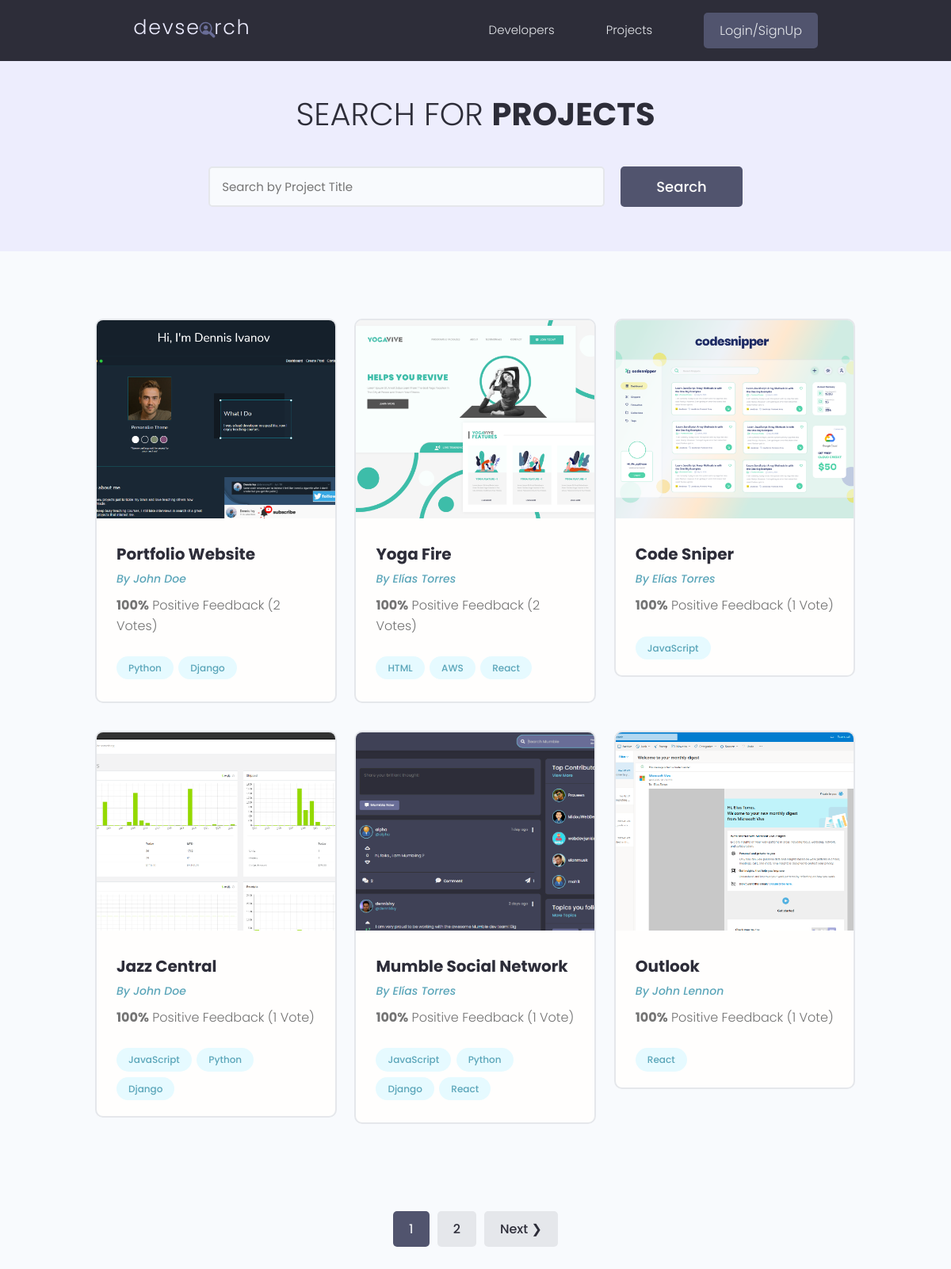
The app's page /project/ with its own data.
### project/models.py (models this page shows, shortened)
class Project(models.Model):
    id = models.UUIDField(default=uuid.uuid4,
                          primary_key=True, unique=True, editable=False)
    owner = models.ForeignKey(Developer, null=True,
                              blank=True, on_delete=models.CASCADE)
    title = models.CharField(max_length=200, unique=True)
    description = models.TextField(null=True, blank=True)
    featured_image = models.ImageField(
        null=True, blank=True, default='default.jpg')
    demo_link = models.CharField(max_length=2000, null=True, blank=True)
    source_link = models.CharField(max_length=2000, null=True, blank=True)
    tags = models.ManyToManyField('Tag', blank=True)
    vote_total = models.IntegerField(default=0, null=True, blank=True)
    vote_ratio = models.IntegerField(default=0, null=True, blank=True)
    created = models.DateTimeField(auto_now_add=True)
    class Meta:
        ordering = ['-vote_ratio']

class Tag(models.Model):
    id = models.UUIDField(default=uuid.uuid4,
                          primary_key=True, unique=True, editable=False)
    name = models.CharField(max_length=200)
    created = models.DateTimeField(auto_now_add=True)

### developer/models.py (models this page shows, shortened)
class Developer(models.Model):
    id = models.UUIDField(default=uuid.uuid4,
                          primary_key=True, unique=True, editable=False)
    user = models.OneToOneField(User, on_delete=models.CASCADE, null=True)
    name = models.CharField(max_length=200, blank=True, null=True)
    email = models.EmailField(max_length=200, blank=True, null=True)
    username = models.CharField(max_length=200, blank=True, null=True)
    location = models.CharField(max_length=200, blank=True, null=True)
    short_intro = models.CharField(max_length=200, blank=True, null=True)
    bio = models.TextField(blank=True, null=True)
    profile_image = models.ImageField(
        upload_to='profiles/', blank=True, null=True, default='profiles/user-default.png')
    social_github = models.CharField(max_length=200, blank=True, null=True)
    social_twitter = models.CharField(max_length=200, blank=True, null=True)
    social_linkedin = models.CharField(max_length=200, blank=True, null=True)
    social_youtube = models.CharField(max_length=200, blank=True, null=True)
    social_website = models.CharField(max_length=200, blank=True, null=True)
    social_stackoverflow = models.CharField(
        max_length=200, blank=True, null=True)
    created = models.DateTimeField(auto_now_add=True)

### project/views.py (the view)
# urls.py: path('', views.projects, name='projects'),
def projects(request):
    projects, search_query = search_projects(request)
    custom_range, projects = paginate(request, projects, 6)
    context = {'projects': projects,
               'search_query': search_query, 'custom_range': custom_range}
    template = 'project/projects.html'
    return render(request, template, context)

### utils.py (called while the page is built)
def paginate(request, queryset, results):
    page = request.GET.get('page', 1)
    paginator = Paginator(queryset, results)
    try:
        queryset = paginator.page(page)
    except PageNotAnInteger:
        queryset = paginator.page(1)
    except EmptyPage:
        queryset = paginator.page(paginator.num_pages)
    left_index = (int(page) - 3) if (int(page) - 3) > 0 else 1
    right_index = (int(page) + 3) if (int(page) +
                                      3) < paginator.num_pages else paginator.num_pages
    custom_range = range(left_index, right_index + 1)
    return custom_range, queryset

def search_projects(request):
    search_query = ''
    if request.GET.get('search_query'):
        search_query = request.GET.get('search_query')
    tags = Tag.objects.filter(name__icontains=search_query)
    project = Project.objects.distinct().filter(
        Q(title__icontains=search_query) |
        Q(description__icontains=search_query) |
        Q(owner__name__icontains=search_query) |
        Q(tags__in=tags)
    ).order_by('-vote_ratio', '-vote_total', 'title')
    return project, search_query

### project/templates/project/projects.html (shortened to what this page needs)
{% extends 'main.html' %}
{% block content %}
<main class="projects">
    <section class="hero-section text-center">
        <div class="container container--narrow">
            <div class="hero-section__box">
                <h2>Search for <span>Projects</span></h2>
            </div>
            <div class="hero-section__search">
                <form class="form" action="{% url 'project:projects' %}" method="get">
                    <div class="form__field">
                        <input class="input input--text" id="formInput#search" type="text" name="search_query"
                            value="{{search_query}}" placeholder="Search by Project Title" />
                    </div>
                    <input class="btn btn--sub btn--lg" type="submit" value="Search" />
                </form>
            </div>
        </div>
    </section>
    <section class="projectsList">
        <div class="container">
            <div class="grid grid--three">
                {% for project in projects %}
                <div class="column">
                    <div class="card project">
                        <a href="{% url 'project:project' project.id %}" class="project">
                            <img class="project__thumbnail" src="{{ project.featured_image.url }}"
                                alt="project thumbnail" />
                            <div class="card__body">
                                <h3 class="project__title">{{project.title}}</h3>
                                <p>
                                    <a class="project__author" href="{% url 'developer:profile' project.owner.id %}">
                                        By {{project.owner.name}}
                                    </a>
                                </p>
                                <p class="project--rating">
                                    <span style="font-weight: bold;">{{ project.vote_ratio }}%</span> Positive
                                    Feedback ({{ project.vote_total }} Vote{{project.vote_total|pluralize:"s"}})
                                </p>
                                <div class="project__tags">
                                    {% for tag in project.tags.all %}
                                    <span class="tag tag--pill tag--main">
                                        <small>{{ tag.name }}</small>
                                    </span>
                                    {% endfor %}
                                </div>
                            </div>
                        </a>
                    </div>
                </div>
                {% endfor %}
            </div>
        </div>
    </section>
    {% include 'pagination.html' with queryset=projects custom_range=custom_range %}
</main>
{% endblock content %}

### static/styles/app.css (style rules this page uses)
:root { --color-sub: #2d2d39; }
.btn--sub { background-color: var(--color-sub-light); }
.card { border: 2px solid var(--color-light); }
img { width: 100%; }
.hero-section { height: 40vh; display: flex; align-items: center; background-color: var(--color-sub); }
.hero-section__box { margin-bottom: 4rem; }
.hero-section__box > h2, .hero-section__box > h2 > span { font-size: 4rem; color: var(--color-light); line-height: 1.3; text-transform: uppercase; }
.hero-section__box > h2 { font-weight: 300; }
.hero-section__box > h2 > span { font-weight: 700; }
.hero-section__search > .form { display: flex; align-items: center; justify-content: center; gap: 2rem; }
.hero-section__search > .form input.input--text { width: 50rem; }
.project__author { font-size: 1.4rem; font-style: italic; }
.project--rating { margin-bottom: 1.6em; margin-top: .5em; }
.projects > .hero-section { background: var(--color-sub-lighter); height: 30vh; }
.projects .hero-section__box { margin-bottom: 2.5rem; }
.projects .hero-section__box > h2 { color: var(--color-sub); }
.projects .hero-section__box > h2 > span { font-weight: 700; color: var(--color-sub); }
.projectsList { margin-top: 8rem; }
.project__thumbnail { height: 25rem; object-fit: cover; object-position: top center; }
.project__title { font-size: 2rem; font-weight: 700; color: var(--color-sub); }

### static/uikit/styles/modules/_variables.css (style rules this page uses)
:root { --color-main: #5aa5b9; --color-main-light: #e6faff; --color-sub: #3f4156; --color-sub-light: #51546e; --color-sub-lighter: #ededfd; --color-text: #737373; --color-gray: #8b8b8b; --color-light: #e5e7eb; --color-light-gray: #767676; --color-bg: #f8fafd; --color-white: #fffefd; --color-white-light: #f3f3f3; --color-success: #359e64; --color-success-bg: #def8e8; --color-error: #fc4b0b; --color-error-bg: #fff2ee; --font-base: 'Poppins', arial, helvetica, 'Segoe UI', roboto, ubuntu, sans-serif; --font-monospace: 'Fira Code', 'Courier New', courier, monospace; --font-regular: 300; --font-medium: 500; --font-bold: 700; --generic-shadow: 1px 1px 5px #00000010; --generic-transition: all 0.3s ease-in-out; }

### static/uikit/styles/modules/_base.css (style rules this page uses)
* { margin: 0; padding: 0; box-sizing: border-box; text-rendering: optimizeLegibility; color: inherit; font-size: inherit; }
html { font-size: 50%; }
@media only screen and (min-width: 480px) { html { font-size: 56.25%; } }
@media only screen and (min-width: 1200px) { html { font-size: 62.5%; } }
body { line-height: 1.6; font-weight: 400; font-size: 1.5rem; color: var(--color-text); background-color: var(--color-bg); min-height: 100vh; }

### static/uikit/styles/modules/_typography.css (style rules this page uses)
* { font-family: var(--font-base); }
h2 { font-size: 3.6rem; font-weight: var(--font-bold); }
h3 { font-size: 3.2rem; font-weight: var(--font-medium); }
p, span, strong { font-size: 1.6rem; color: var(--color-text); font-weight: var(--font-regular); }
a { padding-bottom: 2px; text-decoration: none; display: inline-block; color: var(--color-main); font-weight: var(--font-medium); }

### static/uikit/styles/modules/_utilities.css (style rules this page uses)
.container { width: 92%; max-width: 165rem; margin: 0 auto; box-sizing: border-box; }
.container--narrow { width: 92%; max-width: 120rem; }
@media screen and (min-width: 1000px) { .container { width: 90%; } }
@media screen and (min-width: 1000px) { .container--narrow { width: 85%; } }
@media screen and (min-width: 1200px) { .container { width: 80%; } }
@media screen and (min-width: 1200px) { .container--narrow { width: 72%; } }
.text-center { text-align: center; }

### static/uikit/styles/modules/_button.css (style rules this page uses)
.btn { display: inline-block; position: relative; cursor: pointer; background-color: var(--color-light); font-weight: var(--font-medium); color: var(--color-sub); text-decoration: none; padding: 1rem 2rem; border-radius: 0.5rem; border: none; width: -webkit-fit-content; width: -moz-fit-content; width: fit-content; height: -webkit-fit-content; height: -moz-fit-content; height: fit-content; font-size: 1.6rem; outline-width: 0; outline-color: transparent; -webkit-backface-visibility: hidden; backface-visibility: hidden; transition: all 0.3s ease-in-out; }
.btn--sub { background-color: var(--color-sub); color: var(--color-white); }
.btn--lg { font-size: 1.8rem; padding: 1.2rem 4.5rem; }

### static/uikit/styles/modules/_card.css (style rules this page uses)
.card { border-radius: 1rem; background-color: var(--color-white); border: 1.5px solid var(--color-light); width: auto; height: auto; margin-top: 0.5rem; margin-bottom: 0.5rem; overflow: hidden; }
.card__body, .card__header { padding: 2rem 2.5rem; }

### records on screen
Project: featured_image (picture), title "Portfolio Website", owner.name "John Doe", vote_ratio "100", vote_total "2"
Tag: name "Python"
Tag: name "Django"
Project: featured_image (picture), title "Yoga Fire", owner.name "Elías Torres", vote_ratio "100", vote_total "2"
Tag: name "HTML"
Tag: name "AWS"
Tag: name "React"
Project: featured_image (picture), title "Code Sniper", owner.name "Elías Torres", vote_ratio "100", vote_total "1"
Tag: name "JavaScript"
Project: featured_image (picture), title "Jazz Central", owner.name "John Doe", vote_ratio "100", vote_total "1"
Project: featured_image (picture), title "Mumble Social Network", owner.name "Elías Torres", vote_ratio "100", vote_total "1"
Project: featured_image (picture), title "Outlook", owner.name "John Lennon", vote_ratio "100", vote_total "1"

### other values on screen
{{ page }} "1"
{{ page }} "2"
